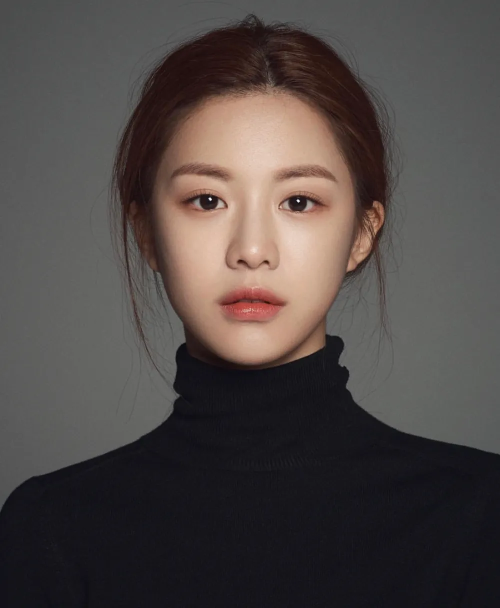
#> input picture PrettyGirl.jpeg, 1000 x 1216 px (shown at 1/2 size)
$ python chapter3.py
#> lines starting #> are read from the running program, lines starting #| are printed output that depends on the picture
import numpy as np
import cv2
import matplotlib.pyplot as plt

# [12 lines of commented-out code are left out]
img1= cv2.imread('PrettyGirl.jpeg')
#> img1 is the input picture: shape (1216, 1000, 3); mean B, G, R 69.8, 71.8, 79
img2= cv2.imread('busyStreet.jpeg')
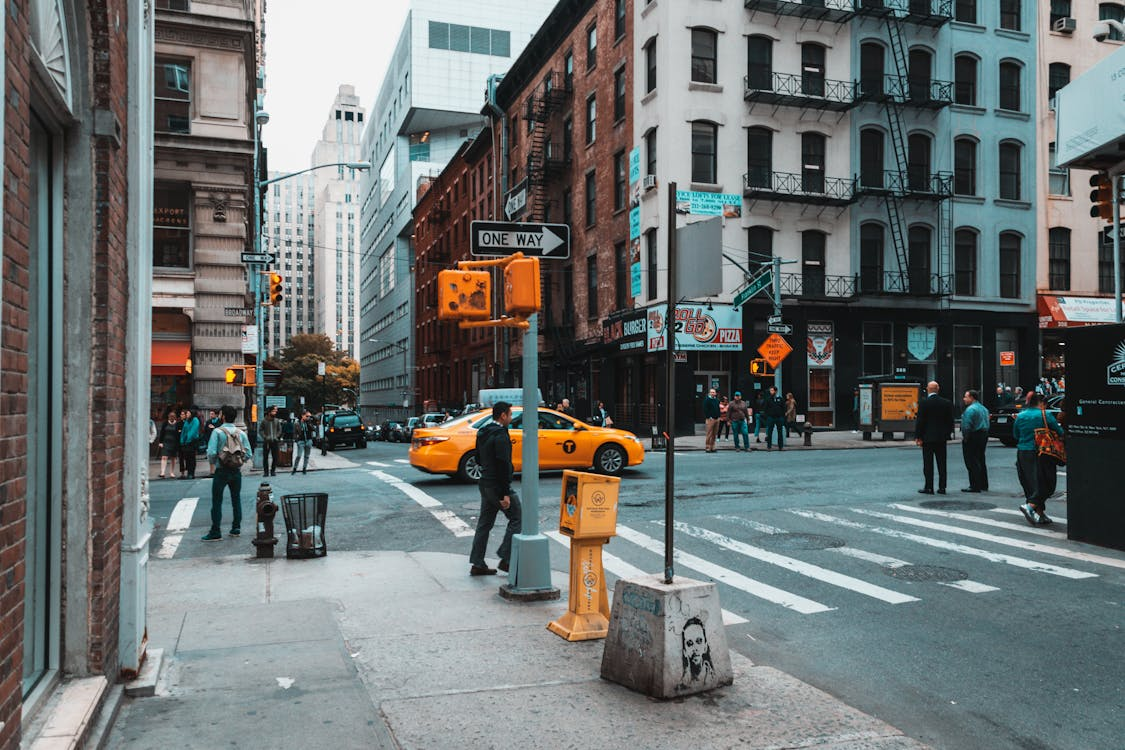
#> input picture busyStreet.jpeg, 1125 x 750 px
#> img2 is the input picture: shape (750, 1125, 3); mean B, G, R 112.6, 113.2, 107.5

plt.subplot(221)
plt.imshow(img1[:,:,::-1])

plt.subplot(222)
plt.imshow(img2)

plt.show()
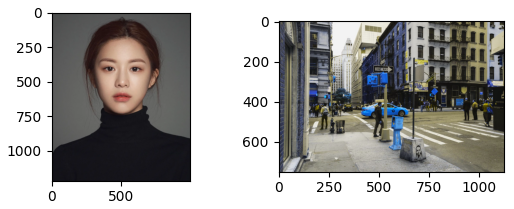
#> figure drawn by matplotlib, 2 panels; B, G, R data is drawn as R, G, B
# 이 때 이미지가 이상하게 나오는데 원래는 rgb로 읽혀야하는데 opencv이미지는 bgr 순으로 읽기 때문이다.
# 그래서 img[:,:,::-1]을 해준 이미지를 넣어야한다.
